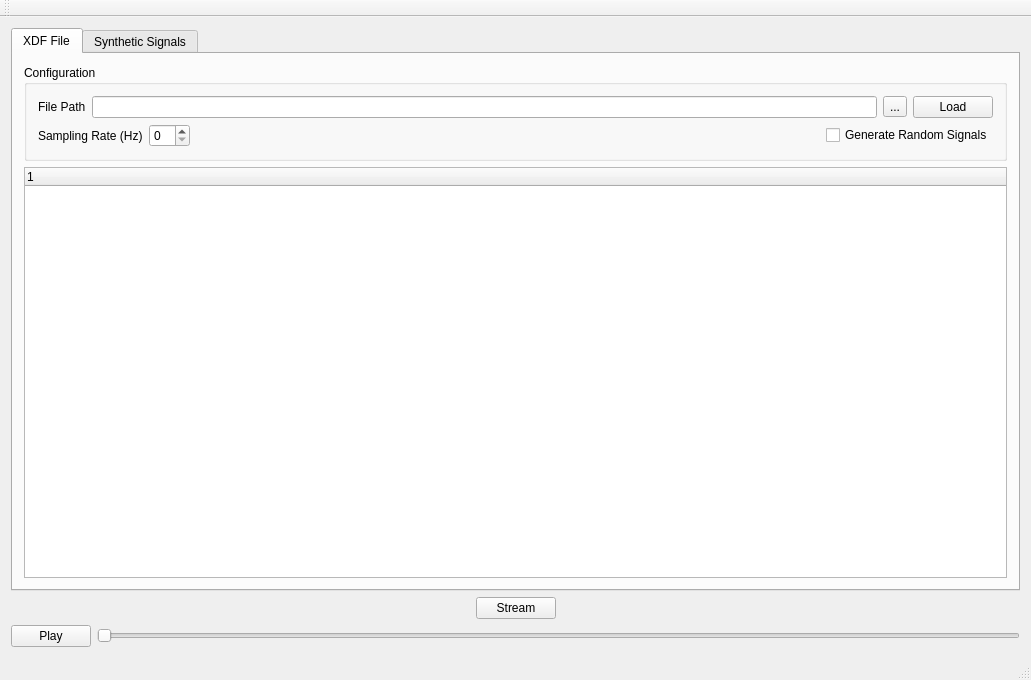
<?xml version="1.0" encoding="UTF-8"?>
<ui version="4.0">
 <class>XdfStreamer</class>
 <widget class="QMainWindow" name="XdfStreamer">
  <property name="geometry">
   <rect>
    <x>0</x>
    <y>0</y>
    <width>1031</width>
    <height>680</height>
   </rect>
  </property>
  <property name="windowTitle">
   <string>XdfStreamer</string>
  </property>
  <widget class="QWidget" name="centralWidget">
   <layout class="QGridLayout" name="gridLayout_3">
    <item row="0" column="0">
     <widget class="QTabWidget" name="tabWidget">
      <property name="currentIndex">
       <number>0</number>
      </property>
      <widget class="QWidget" name="tabXDF">
       <attribute name="title">
        <string>XDF File</string>
       </attribute>
       <layout class="QVBoxLayout" name="verticalLayout_tab1">
        <item>
         <widget class="QGroupBox" name="groupBox">
          <property name="title">
           <string>Configuration</string>
          </property>
          <layout class="QGridLayout" name="gridLayout">
           <item row="0" column="0">
            <layout class="QHBoxLayout" name="horizontalLayout_2">
             <item>
              <widget class="QLabel" name="label">
               <property name="text">
                <string>File Path</string>
               </property>
              </widget>
             </item>
             <item>
              <widget class="QLineEdit" name="lineEdit" />
             </item>
             <item>
              <widget class="QToolButton" name="toolButtonBrowse">
               <property name="text">
                <string>...</string>
               </property>
              </widget>
             </item>
             <item>
              <widget class="QPushButton" name="pushButtonLoad">
               <property name="text">
                <string>Load</string>
               </property>
              </widget>
             </item>
            </layout>
           </item>
           <item row="1" column="0">
            <layout class="QHBoxLayout" name="horizontalLayout_3">
             <item>
              <widget class="QLabel" name="label_2">
               <property name="text">
                <string>Sampling Rate (Hz)</string>
               </property>
              </widget>
             </item>
             <item>
              <widget class="QSpinBox" name="spinBox" />
             </item>
             <item>
              <spacer name="horizontalSpacer_3">
               <property name="orientation">
                <enum>Qt::Horizontal</enum>
               </property>
               <property name="sizeHint" stdset="0">
                <size>
                 <width>31</width>
                 <height>17</height>
                </size>
               </property>
              </spacer>
             </item>
             <item>
              <widget class="QCheckBox" name="checkBoxRandomSignal">
               <property name="text">
                <string>Generate Random Signals</string>
               </property>
              </widget>
             </item>
            </layout>
           </item>
          </layout>
         </widget>
        </item>
        <item>
         <widget class="QTreeWidget" name="treeWidgetXDF">
          <column>
           <property name="text">
            <string notr="true">1</string>
           </property>
          </column>
         </widget>
        </item>
       </layout>
      </widget>
      <widget class="QWidget" name="tabSynthetic">
       <attribute name="title">
        <string>Synthetic Signals</string>
       </attribute>
       <layout class="QVBoxLayout" name="verticalLayout_tab2">
        <item>
         <widget class="QGroupBox" name="groupBox_2">
          <property name="title">
           <string>Synthetic Signal Parameters</string>
          </property>
          <layout class="QGridLayout" name="gridLayout_2">
           <item row="0" column="8">
            <spacer name="horizontalSpacer_4">
             <property name="orientation">
              <enum>Qt::Horizontal</enum>
             </property>
             <property name="sizeHint" stdset="0">
              <size>
               <width>40</width>
               <height>20</height>
              </size>
             </property>
            </spacer>
           </item>
           <item row="0" column="6">
            <widget class="QLabel" name="label_5">
             <property name="text">
              <string>Stream Type</string>
             </property>
            </widget>
           </item>
           <item row="0" column="4">
            <widget class="QLineEdit" name="lineEdit_2" />
           </item>
           <item row="0" column="5">
            <spacer name="horizontalSpacer_6">
             <property name="orientation">
              <enum>Qt::Horizontal</enum>
             </property>
             <property name="sizeHint" stdset="0">
              <size>
               <width>40</width>
               <height>20</height>
              </size>
             </property>
            </spacer>
           </item>
           <item row="0" column="1">
            <widget class="QSpinBox" name="spinBox_2" />
           </item>
           <item row="0" column="9">
            <widget class="QLabel" name="label_6">
             <property name="text">
              <string>Channel Format</string>
             </property>
            </widget>
           </item>
           <item row="0" column="2">
            <spacer name="horizontalSpacer_5">
             <property name="orientation">
              <enum>Qt::Horizontal</enum>
             </property>
             <property name="sizeHint" stdset="0">
              <size>
               <width>40</width>
               <height>20</height>
              </size>
             </property>
            </spacer>
           </item>
           <item row="0" column="3">
            <widget class="QLabel" name="label_3">
             <property name="text">
              <string>Stream Name</string>
             </property>
            </widget>
           </item>
           <item row="0" column="7">
            <widget class="QLineEdit" name="lineEdit_3" />
           </item>
           <item row="0" column="0">
            <widget class="QLabel" name="label_4">
             <property name="text">
              <string>Channel Count</string>
             </property>
            </widget>
           </item>
           <item row="0" column="10">
            <widget class="QComboBox" name="formatComboBox">
             <item>
              <property name="text">
               <string>cf_float32</string>
              </property>
             </item>
             <item>
              <property name="text">
               <string>cf_double64</string>
              </property>
             </item>
             <item>
              <property name="text">
               <string>cf_string</string>
              </property>
             </item>
             <item>
              <property name="text">
               <string>cf_int32</string>
              </property>
             </item>
             <item>
              <property name="text">
               <string>cf_int16</string>
              </property>
             </item>
             <item>
              <property name="text">
               <string>cf_int8</string>
              </property>
             </item>
             <item>
              <property name="text">
               <string>cf_int64</string>
              </property>
             </item>
            </widget>
           </item>
          </layout>
         </widget>
        </item>
        <item>
         <widget class="QTreeWidget" name="treeWidgetRandomSignal">
          <column>
           <property name="text">
            <string notr="true">1</string>
           </property>
          </column>
         </widget>
        </item>
       </layout>
      </widget>
     </widget>
    </item>
    <item row="1" column="0">
     <layout class="QHBoxLayout" name="horizontalLayout">
      <item>
       <spacer name="horizontalSpacer">
        <property name="orientation">
         <enum>Qt::Horizontal</enum>
        </property>
        <property name="sizeHint" stdset="0">
         <size>
          <width>40</width>
          <height>20</height>
         </size>
        </property>
       </spacer>
      </item>
      <item>
       <widget class="QPushButton" name="pushButtonStream">
        <property name="text">
         <string>Stream</string>
        </property>
       </widget>
      </item>
      <item>
       <spacer name="horizontalSpacer_2">
        <property name="orientation">
         <enum>Qt::Horizontal</enum>
        </property>
        <property name="sizeHint" stdset="0">
         <size>
          <width>40</width>
          <height>20</height>
         </size>
        </property>
       </spacer>
      </item>
     </layout>
    </item>
    <item row="2" column="0">
     <layout class="QHBoxLayout" name="playbackControlLayout">
      <item>
       <widget class="QPushButton" name="pushButtonPlayPause">
        <property name="text">
         <string>Play</string>
        </property>
        <property name="checkable">
         <bool>true</bool>
        </property>
        <property name="flat">
         <bool>false</bool>
        </property>
       </widget>
      </item>
      <item>
       <widget class="QSlider" name="horizontalSliderPlayback">
        <property name="orientation">
         <enum>Qt::Horizontal</enum>
        </property>
       </widget>
      </item>
     </layout>
    </item>
   </layout>
  </widget>
  <widget class="QMenuBar" name="menuBar">
   <property name="geometry">
    <rect>
     <x>0</x>
     <y>0</y>
     <width>1031</width>
     <height>22</height>
    </rect>
   </property>
  </widget>
  <widget class="QToolBar" name="mainToolBar">
   <attribute name="toolBarArea">
    <enum>TopToolBarArea</enum>
   </attribute>
   <attribute name="toolBarBreak">
    <bool>false</bool>
   </attribute>
  </widget>
  <widget class="QStatusBar" name="statusBar" />
 </widget>
 <layoutdefault spacing="6" margin="11" />
 <resources />
 <connections />
</ui>
